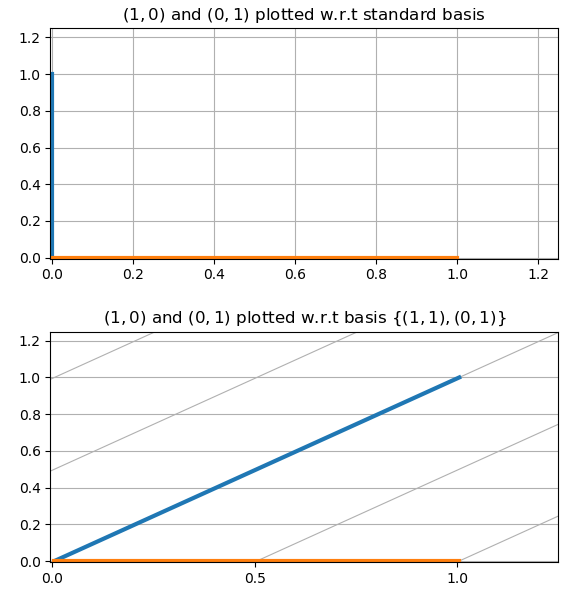

The script that drew this image:
# Shameless rip of https://matplotlib.org/gallery/api/skewt.html
from matplotlib.axes import Axes
import matplotlib.transforms as transforms
import matplotlib.axis as maxis
import matplotlib.spines as mspines
from matplotlib.projections import register_projection


# The sole purpose of this class is to look at the upper, lower, or total
# interval as appropriate and see what parts of the tick to draw, if any.
class SkewXTick(maxis.XTick):
    def update_position(self, loc):
        # This ensures that the new value of the location is set before
        # any other updates take place
        self._loc = loc
        super(SkewXTick, self).update_position(loc)

    def _has_default_loc(self):
        return self.get_loc() is None

    def _need_lower(self):
        return (self._has_default_loc() or
                transforms.interval_contains(self.axes.lower_xlim,
                                             self.get_loc()))

    def _need_upper(self):
        return (self._has_default_loc() or
                transforms.interval_contains(self.axes.upper_xlim,
                                             self.get_loc()))

    @property
    def gridOn(self):
        return (self._gridOn and (self._has_default_loc() or
                transforms.interval_contains(self.get_view_interval(),
                                             self.get_loc())))

    @gridOn.setter
    def gridOn(self, value):
        self._gridOn = value

    @property
    def tick1On(self):
        return self._tick1On and self._need_lower()

    @tick1On.setter
    def tick1On(self, value):
        self._tick1On = value

    @property
    def label1On(self):
        return self._label1On and self._need_lower()

    @label1On.setter
    def label1On(self, value):
        self._label1On = value

    @property
    def tick2On(self):
        return self._tick2On and self._need_upper()

    @tick2On.setter
    def tick2On(self, value):
        self._tick2On = value

    @property
    def label2On(self):
        return self._label2On and self._need_upper()

    @label2On.setter
    def label2On(self, value):
        self._label2On = value

    def get_view_interval(self):
        return self.axes.xaxis.get_view_interval()


# This class exists to provide two separate sets of intervals to the tick,
# as well as create instances of the custom tick
class SkewXAxis(maxis.XAxis):
    def _get_tick(self, major):
        return SkewXTick(self.axes, None, '', major=major)

    def get_view_interval(self):
        return self.axes.upper_xlim[0], self.axes.lower_xlim[1]


# This class exists to calculate the separate data range of the
# upper X-axis and draw the spine there. It also provides this range
# to the X-axis artist for ticking and gridlines
class SkewSpine(mspines.Spine):
    def _adjust_location(self):
        pts = self._path.vertices
        if self.spine_type == 'top':
            pts[:, 0] = self.axes.upper_xlim
        else:
            pts[:, 0] = self.axes.lower_xlim


# This class handles registration of the skew-xaxes as a projection as well
# as setting up the appropriate transformations. It also overrides standard
# spines and axes instances as appropriate.
class SkewXAxes(Axes):
    # The projection must specify a name.  This will be used be the
    # user to select the projection, i.e. ``subplot(111,
    # projection='skewx')``.
    name = 'skewx'

    def _init_axis(self):
        # Taken from Axes and modified to use our modified X-axis
        self.xaxis = SkewXAxis(self)
        self.spines['top'].register_axis(self.xaxis)
        self.spines['bottom'].register_axis(self.xaxis)
        self.yaxis = maxis.YAxis(self)
        self.spines['left'].register_axis(self.yaxis)
        self.spines['right'].register_axis(self.yaxis)

    def _gen_axes_spines(self):
        spines = {'top': SkewSpine.linear_spine(self, 'top'),
                  'bottom': mspines.Spine.linear_spine(self, 'bottom'),
                  'left': mspines.Spine.linear_spine(self, 'left'),
                  'right': mspines.Spine.linear_spine(self, 'right')}
        return spines

    def _set_lim_and_transforms(self):
        """
        This is called once when the plot is created to set up all the
        transforms for the data, text and grids.
        """
        rot = 45

        # Get the standard transform setup from the Axes base class
        Axes._set_lim_and_transforms(self)

        # Need to put the skew in the middle, after the scale and limits,
        # but before the transAxes. This way, the skew is done in Axes
        # coordinates thus performing the transform around the proper origin
        # We keep the pre-transAxes transform around for other users, like the
        # spines for finding bounds
        self.transDataToAxes = self.transScale + \
            self.transLimits + transforms.Affine2D().skew_deg(rot, 0)

        # Create the full transform from Data to Pixels
        self.transData = self.transDataToAxes + self.transAxes

        # Blended transforms like this need to have the skewing applied using
        # both axes, in axes coords like before.
        self._xaxis_transform = (transforms.blended_transform_factory(
            self.transScale + self.transLimits,
            transforms.IdentityTransform()) +
            transforms.Affine2D().skew_deg(rot, 0)) + self.transAxes

    @property
    def lower_xlim(self):
        return self.axes.viewLim.intervalx

    @property
    def upper_xlim(self):
        pts = [[0., 1.], [1., 1.]]
        return self.transDataToAxes.inverted().transform(pts)[:, 0]


# Now register the projection with matplotlib so the user can select
# it.
register_projection(SkewXAxes)

if __name__ == '__main__':
    # Now make a simple example using the custom projection.
    from matplotlib.ticker import (MultipleLocator, NullFormatter,
                                   ScalarFormatter)
    import matplotlib.pyplot as plt
    import numpy as np

    # Create a new figure. The dimensions here give a good aspect ratio
    fig = plt.figure()
    axs = [fig.add_subplot(211), fig.add_subplot(212, projection='skewx')]


    # Plot the data using normal plotting functions, in this case using
    # log scaling in Y, as dictated by the typical meteorological plot
    for ax in axs:
        ax.plot([0,0], [0,1], lw=3)
        ax.plot([0,1], [0,0], lw=3)

        ax.grid(True)
        ax.set_xlim([-.005, 1.25])
        ax.set_ylim([-.005, 1.25])
    
    axs[0].set_title(r"$(1,0)$ and $(0,1)$ plotted w.r.t standard basis")
    axs[1].set_title(r"$(1,0)$ and $(0,1)$ plotted w.r.t basis $\{(1,1), (0,1)\}$")

    plt.show()
